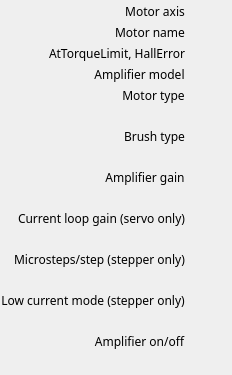
       <widget class="QEFrame" name="qeframe_2">
        <layout class="QVBoxLayout" name="verticalLayout_3">
         <property name="spacing">
          <number>1</number>
         </property>
         <property name="leftMargin">
          <number>1</number>
         </property>
         <property name="topMargin">
          <number>1</number>
         </property>
         <property name="rightMargin">
          <number>1</number>
         </property>
         <property name="bottomMargin">
          <number>1</number>
         </property>
         <item>
          <layout class="QHBoxLayout" name="horizontalLayout_3" stretch="1,10">
           <property name="spacing">
            <number>1</number>
           </property>
           <item>
            <widget class="QEFrame" name="qeframe_7">
             <layout class="QVBoxLayout" name="verticalLayout_8">
              <property name="spacing">
               <number>2</number>
              </property>
              <property name="leftMargin">
               <number>0</number>
              </property>
              <property name="topMargin">
               <number>0</number>
              </property>
              <property name="rightMargin">
               <number>2</number>
              </property>
              <property name="bottomMargin">
               <number>3</number>
              </property>
              <item>
               <layout class="QGridLayout" name="gridLayout_4" rowstretch="1,1,1,1,1,1,1,1,1,1,1,1,1,1,1,1,1">
                <property name="verticalSpacing">
                 <number>1</number>
                </property>
                <item row="2" column="0">
                 <layout class="QHBoxLayout" name="horizontalLayout_36">
                  <property name="rightMargin">
                   <number>3</number>
                  </property>
                  <item>
                   <spacer name="horizontalSpacer_27">
                    <property name="orientation">
                     <enum>Qt::Horizontal</enum>
                    </property>
                    <property name="sizeHint" stdset="0">
                     <size>
                      <width>40</width>
                      <height>20</height>
                     </size>
                    </property>
                   </spacer>
                  </item>
                  <item>
                   <widget class="QLabel" name="label_70">
                    <property name="sizePolicy">
                     <sizepolicy hsizetype="Preferred" vsizetype="Preferred">
                      <horstretch>0</horstretch>
                      <verstretch>0</verstretch>
                     </sizepolicy>
                    </property>
                    <property name="sizeIncrement">
                     <size>
                      <width>1</width>
                      <height>1</height>
                     </size>
                    </property>
                    <property name="font">
                     <font>
                      <family>Abyssinica SIL</family>
                      <pointsize>9</pointsize>
                     </font>
                    </property>
                    <property name="text">
                     <string>AtTorqueLimit, HallError</string>
                    </property>
                    <property name="alignment">
                     <set>Qt::AlignCenter</set>
                    </property>
                   </widget>
                  </item>
                 </layout>
                </item>
                <item row="6" column="0">
                 <layout class="QHBoxLayout" name="horizontalLayout_26">
                  <property name="rightMargin">
                   <number>3</number>
                  </property>
                  <item>
                   <spacer name="horizontalSpacer_16">
                    <property name="orientation">
                     <enum>Qt::Horizontal</enum>
                    </property>
                    <property name="sizeHint" stdset="0">
                     <size>
                      <width>40</width>
                      <height>20</height>
                     </size>
                    </property>
                   </spacer>
                  </item>
                  <item>
                   <widget class="QLabel" name="label_78">
                    <property name="sizePolicy">
                     <sizepolicy hsizetype="Preferred" vsizetype="Preferred">
                      <horstretch>0</horstretch>
                      <verstretch>0</verstretch>
                     </sizepolicy>
                    </property>
                    <property name="sizeIncrement">
                     <size>
                      <width>1</width>
                      <height>1</height>
                     </size>
                    </property>
                    <property name="font">
                     <font>
                      <family>Abyssinica SIL</family>
                      <pointsize>9</pointsize>
                     </font>
                    </property>
                    <property name="text">
                     <string>Brush type</string>
                    </property>
                    <property name="alignment">
                     <set>Qt::AlignCenter</set>
                    </property>
                   </widget>
                  </item>
                 </layout>
                </item>
                <item row="13" column="0">
                 <spacer name="horizontalSpacer_6">
                  <property name="orientation">
                   <enum>Qt::Horizontal</enum>
                  </property>
                  <property name="sizeHint" stdset="0">
                   <size>
                    <width>189</width>
                    <height>20</height>
                   </size>
                  </property>
                 </spacer>
                </item>
                <item row="11" column="0">
                 <spacer name="horizontalSpacer_4">
                  <property name="orientation">
                   <enum>Qt::Horizontal</enum>
                  </property>
                  <property name="sizeHint" stdset="0">
                   <size>
                    <width>40</width>
                    <height>20</height>
                   </size>
                  </property>
                 </spacer>
                </item>
                <item row="4" column="0">
                 <layout class="QHBoxLayout" name="horizontalLayout_25">
                  <property name="rightMargin">
                   <number>3</number>
                  </property>
                  <item>
                   <spacer name="horizontalSpacer_15">
                    <property name="orientation">
                     <enum>Qt::Horizontal</enum>
                    </property>
                    <property name="sizeHint" stdset="0">
                     <size>
                      <width>40</width>
                      <height>20</height>
                     </size>
                    </property>
                   </spacer>
                  </item>
                  <item>
                   <widget class="QLabel" name="label_77">
                    <property name="sizePolicy">
                     <sizepolicy hsizetype="Preferred" vsizetype="Preferred">
                      <horstretch>0</horstretch>
                      <verstretch>0</verstretch>
                     </sizepolicy>
                    </property>
                    <property name="sizeIncrement">
                     <size>
                      <width>1</width>
                      <height>1</height>
                     </size>
                    </property>
                    <property name="font">
                     <font>
                      <family>Abyssinica SIL</family>
                      <pointsize>9</pointsize>
                     </font>
                    </property>
                    <property name="text">
                     <string>Motor type</string>
                    </property>
                    <property name="alignment">
                     <set>Qt::AlignCenter</set>
                    </property>
                   </widget>
                  </item>
                 </layout>
                </item>
                <item row="15" column="0">
                 <spacer name="horizontalSpacer_2">
                  <property name="orientation">
                   <enum>Qt::Horizontal</enum>
                  </property>
                  <property name="sizeHint" stdset="0">
                   <size>
                    <width>40</width>
                    <height>20</height>
                   </size>
                  </property>
                 </spacer>
                </item>
                <item row="14" column="0">
                 <layout class="QHBoxLayout" name="horizontalLayout_59" stretch="0,0">
                  <property name="spacing">
                   <number>0</number>
                  </property>
                  <property name="rightMargin">
                   <number>3</number>
                  </property>
                  <item>
                   <spacer name="horizontalSpacer_11">
                    <property name="orientation">
                     <enum>Qt::Horizontal</enum>
                    </property>
                    <property name="sizeType">
                     <enum>QSizePolicy::Preferred</enum>
                    </property>
                    <property name="sizeHint" stdset="0">
                     <size>
                      <width>40</width>
                      <height>20</height>
                     </size>
                    </property>
                   </spacer>
                  </item>
                  <item>
                   <widget class="QLabel" name="label_73">
                    <property name="sizePolicy">
                     <sizepolicy hsizetype="Preferred" vsizetype="Preferred">
                      <horstretch>0</horstretch>
                      <verstretch>0</verstretch>
                     </sizepolicy>
                    </property>
                    <property name="sizeIncrement">
                     <size>
                      <width>1</width>
                      <height>1</height>
                     </size>
                    </property>
                    <property name="font">
                     <font>
                      <family>Abyssinica SIL</family>
                      <pointsize>9</pointsize>
                     </font>
                    </property>
                    <property name="text">
                     <string>Low current mode (stepper only)</string>
                    </property>
                    <property name="alignment">
                     <set>Qt::AlignCenter</set>
                    </property>
                   </widget>
                  </item>
                 </layout>
                </item>
                <item row="0" column="0">
                 <layout class="QHBoxLayout" name="horizontalLayout_23">
                  <property name="rightMargin">
                   <number>3</number>
                  </property>
                  <item>
                   <spacer name="horizontalSpacer_13">
                    <property name="orientation">
                     <enum>Qt::Horizontal</enum>
                    </property>
                    <property name="sizeHint" stdset="0">
                     <size>
                      <width>40</width>
                      <height>20</height>
                     </size>
                    </property>
                   </spacer>
                  </item>
                  <item>
                   <widget class="QLabel" name="label_75">
                    <property name="sizePolicy">
                     <sizepolicy hsizetype="Preferred" vsizetype="Preferred">
                      <horstretch>0</horstretch>
                      <verstretch>0</verstretch>
                     </sizepolicy>
                    </property>
                    <property name="sizeIncrement">
                     <size>
                      <width>1</width>
                      <height>1</height>
                     </size>
                    </property>
                    <property name="font">
                     <font>
                      <family>Abyssinica SIL</family>
                      <pointsize>9</pointsize>
                     </font>
                    </property>
                    <property name="text">
                     <string>Motor axis</string>
                    </property>
                    <property name="alignment">
                     <set>Qt::AlignCenter</set>
                    </property>
                   </widget>
                  </item>
                 </layout>
                </item>
                <item row="9" column="0">
                 <spacer name="horizontalSpacer_5">
                  <property name="orientation">
                   <enum>Qt::Horizontal</enum>
                  </property>
                  <property name="sizeHint" stdset="0">
                   <size>
                    <width>40</width>
                    <height>20</height>
                   </size>
                  </property>
                 </spacer>
                </item>
                <item row="16" column="0">
                 <layout class="QHBoxLayout" name="horizontalLayout_60">
                  <property name="rightMargin">
                   <number>3</number>
                  </property>
                  <item>
                   <spacer name="horizontalSpacer_54">
                    <property name="orientation">
                     <enum>Qt::Horizontal</enum>
                    </property>
                    <property name="sizeHint" stdset="0">
                     <size>
                      <width>40</width>
                      <height>20</height>
                     </size>
                    </property>
                   </spacer>
                  </item>
                  <item>
                   <widget class="QLabel" name="label_76">
                    <property name="sizePolicy">
                     <sizepolicy hsizetype="Preferred" vsizetype="Preferred">
                      <horstretch>0</horstretch>
                      <verstretch>0</verstretch>
                     </sizepolicy>
                    </property>
                    <property name="sizeIncrement">
                     <size>
                      <width>1</width>
                      <height>1</height>
                     </size>
                    </property>
                    <property name="font">
                     <font>
                      <family>Abyssinica SIL</family>
                      <pointsize>9</pointsize>
                     </font>
                    </property>
                    <property name="text">
                     <string>Amplifier on/off</string>
                    </property>
                    <property name="alignment">
                     <set>Qt::AlignCenter</set>
                    </property>
                   </widget>
                  </item>
                 </layout>
                </item>
                <item row="8" column="0">
                 <layout class="QHBoxLayout" name="horizontalLayout_54">
                  <property name="rightMargin">
                   <number>3</number>
                  </property>
                  <item>
                   <spacer name="horizontalSpacer_46">
                    <property name="orientation">
                     <enum>Qt::Horizontal</enum>
                    </property>
                    <property name="sizeHint" stdset="0">
                     <size>
                      <width>40</width>
                      <height>20</height>
                     </size>
                    </property>
                   </spacer>
                  </item>
                  <item>
                   <widget class="QLabel" name="label_74">
                    <property name="sizePolicy">
                     <sizepolicy hsizetype="Preferred" vsizetype="Preferred">
                      <horstretch>0</horstretch>
                      <verstretch>0</verstretch>
                     </sizepolicy>
                    </property>
                    <property name="sizeIncrement">
                     <size>
                      <width>1</width>
                      <height>1</height>
                     </size>
                    </property>
                    <property name="font">
                     <font>
                      <family>Abyssinica SIL</family>
                      <pointsize>9</pointsize>
                     </font>
                    </property>
                    <property name="text">
                     <string>Amplifier gain</string>
                    </property>
                    <property name="alignment">
                     <set>Qt::AlignCenter</set>
                    </property>
                   </widget>
                  </item>
                 </layout>
                </item>
                <item row="3" column="0">
                 <layout class="QHBoxLayout" name="horizontalLayout_24">
                  <property name="rightMargin">
                   <number>3</number>
                  </property>
                  <item>
                   <spacer name="horizontalSpacer_14">
                    <property name="orientation">
                     <enum>Qt::Horizontal</enum>
                    </property>
                    <property name="sizeHint" stdset="0">
                     <size>
                      <width>40</width>
                      <height>20</height>
                     </size>
                    </property>
                   </spacer>
                  </item>
                  <item>
                   <widget class="QLabel" name="label_71">
                    <property name="sizePolicy">
                     <sizepolicy hsizetype="Preferred" vsizetype="Preferred">
                      <horstretch>0</horstretch>
                      <verstretch>0</verstretch>
                     </sizepolicy>
                    </property>
                    <property name="sizeIncrement">
                     <size>
                      <width>1</width>
                      <height>1</height>
                     </size>
                    </property>
                    <property name="font">
                     <font>
                      <family>Abyssinica SIL</family>
                      <pointsize>9</pointsize>
                     </font>
                    </property>
                    <property name="text">
                     <string>Amplifier model</string>
                    </property>
                    <property name="alignment">
                     <set>Qt::AlignCenter</set>
                    </property>
                   </widget>
                  </item>
                 </layout>
                </item>
                <item row="12" column="0">
                 <layout class="QHBoxLayout" name="horizontalLayout_58">
                  <property name="rightMargin">
                   <number>3</number>
                  </property>
                  <item>
                   <spacer name="horizontalSpacer_49">
                    <property name="orientation">
                     <enum>Qt::Horizontal</enum>
                    </property>
                    <property name="sizeHint" stdset="0">
                     <size>
                      <width>40</width>
                      <height>20</height>
                     </size>
                    </property>
                   </spacer>
                  </item>
                  <item>
                   <widget class="QLabel" name="label_72">
                    <property name="sizePolicy">
                     <sizepolicy hsizetype="Preferred" vsizetype="Preferred">
                      <horstretch>0</horstretch>
                      <verstretch>0</verstretch>
                     </sizepolicy>
                    </property>
                    <property name="sizeIncrement">
                     <size>
                      <width>1</width>
                      <height>1</height>
                     </size>
                    </property>
                    <property name="font">
                     <font>
                      <family>Abyssinica SIL</family>
                      <pointsize>9</pointsize>
                     </font>
                    </property>
                    <property name="text">
                     <string>Microsteps/step (stepper only)</string>
                    </property>
                    <property name="alignment">
                     <set>Qt::AlignCenter</set>
                    </property>
                   </widget>
                  </item>
                 </layout>
                </item>
                <item row="7" column="0">
                 <spacer name="horizontalSpacer_9">
                  <property name="orientation">
                   <enum>Qt::Horizontal</enum>
                  </property>
                  <property name="sizeHint" stdset="0">
                   <size>
                    <width>40</width>
                    <height>20</height>
                   </size>
                  </property>
                 </spacer>
                </item>
                <item row="10" column="0">
                 <layout class="QHBoxLayout" name="horizontalLayout_53">
                  <property name="rightMargin">
                   <number>3</number>
                  </property>
                  <item>
                   <spacer name="horizontalSpacer_45">
                    <property name="orientation">
                     <enum>Qt::Horizontal</enum>
                    </property>
                    <property name="sizeHint" stdset="0">
                     <size>
                      <width>40</width>
                      <height>20</height>
                     </size>
                    </property>
                   </spacer>
                  </item>
                  <item>
                   <widget class="QLabel" name="label_64">
                    <property name="sizePolicy">
                     <sizepolicy hsizetype="Preferred" vsizetype="Preferred">
                      <horstretch>0</horstretch>
                      <verstretch>0</verstretch>
                     </sizepolicy>
                    </property>
                    <property name="sizeIncrement">
                     <size>
                      <width>1</width>
                      <height>1</height>
                     </size>
                    </property>
                    <property name="font">
                     <font>
                      <family>Abyssinica SIL</family>
                      <pointsize>9</pointsize>
                     </font>
                    </property>
                    <property name="text">
                     <string>Current loop gain (servo only)</string>
                    </property>
                    <property name="alignment">
                     <set>Qt::AlignCenter</set>
                    </property>
                   </widget>
                  </item>
                 </layout>
                </item>
                <item row="1" column="0">
                 <layout class="QHBoxLayout" name="horizontalLayout_22">
                  <property name="rightMargin">
                   <number>3</number>
                  </property>
                  <item>
                   <spacer name="horizontalSpacer_12">
                    <property name="orientation">
                     <enum>Qt::Horizontal</enum>
                    </property>
                    <property name="sizeHint" stdset="0">
                     <size>
                      <width>40</width>
                      <height>20</height>
                     </size>
                    </property>
                   </spacer>
                  </item>
                  <item>
                   <widget class="QLabel" name="label_65">
                    <property name="sizePolicy">
                     <sizepolicy hsizetype="Preferred" vsizetype="Preferred">
                      <horstretch>0</horstretch>
                      <verstretch>0</verstretch>
                     </sizepolicy>
                    </property>
                    <property name="sizeIncrement">
                     <size>
                      <width>1</width>
                      <height>1</height>
                     </size>
                    </property>
                    <property name="font">
                     <font>
                      <family>Abyssinica SIL</family>
                      <pointsize>9</pointsize>
                     </font>
                    </property>
                    <property name="text">
                     <string>Motor name</string>
                    </property>
                    <property name="alignment">
                     <set>Qt::AlignCenter</set>
                    </property>
                   </widget>
                  </item>
                 </layout>
                </item>
                <item row="5" column="0">
                 <spacer name="horizontalSpacer_8">
                  <property name="orientation">
                   <enum>Qt::Horizontal</enum>
                  </property>
                  <property name="sizeHint" stdset="0">
                   <size>
                    <width>40</width>
                    <height>20</height>
                   </size>
                  </property>
                 </spacer>
                </item>
               </layout>
              </item>
              <item>
               <spacer name="horizontalSpacer_10">
                <property name="orientation">
                 <enum>Qt::Horizontal</enum>
                </property>
                <property name="sizeHint" stdset="0">
                 <size>
                  <width>40</width>
                  <height>20</height>
                 </size>
                </property>
               </spacer>
              </item>
             </layout>
            </widget>
           </item>
           <item>
            <widget class="QEFormGrid" name="qeformgrid">
             <property name="uiFile">
              <string>galil_motorAmpFaults.ui</string>
             </property>
             <property name="number">
              <number>8</number>
             </property>
             <property name="columns">
              <number>8</number>
             </property>
             <property name="margin">
              <number>0</number>
             </property>
             <property name="spacing">
              <number>0</number>
             </property>
             <property name="slotNumberWidth">
              <number>2</number>
             </property>
             <property name="rowNumberWidth">
              <number>2</number>
             </property>
             <property name="colMacroPrefix">
              <string>COL</string>
             </property>
             <property name="colNumberOffset" stdset="0">
              <number>1</number>
             </property>
             <property name="colNumberWidth">
              <number>1</number>
             </property>
            </widget>
           </item>
          </layout>
         </item>
        </layout>
       </widget>
